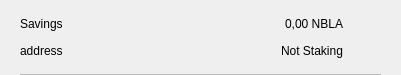
<?xml version="1.0" encoding="UTF-8"?>
<ui version="4.0">
 <class>CSRow</class>
 <widget class="QWidget" name="CSRow">
  <property name="geometry">
   <rect>
    <x>0</x>
    <y>0</y>
    <width>401</width>
    <height>75</height>
   </rect>
  </property>
  <property name="windowTitle">
   <string>Form</string>
  </property>
  <layout class="QVBoxLayout" name="verticalLayout">
   <property name="spacing">
    <number>0</number>
   </property>
   <property name="leftMargin">
    <number>20</number>
   </property>
   <property name="topMargin">
    <number>10</number>
   </property>
   <property name="rightMargin">
    <number>20</number>
   </property>
   <property name="bottomMargin">
    <number>0</number>
   </property>
   <item>
    <widget class="QWidget" name="info" native="true">
     <property name="minimumSize">
      <size>
       <width>0</width>
       <height>0</height>
      </size>
     </property>
     <layout class="QHBoxLayout" name="horizontalLayout_3">
      <property name="leftMargin">
       <number>0</number>
      </property>
      <property name="topMargin">
       <number>0</number>
      </property>
      <property name="rightMargin">
       <number>0</number>
      </property>
      <property name="bottomMargin">
       <number>10</number>
      </property>
      <item>
       <widget class="QWidget" name="container" native="true">
        <property name="minimumSize">
         <size>
          <width>0</width>
          <height>0</height>
         </size>
        </property>
        <layout class="QVBoxLayout" name="verticalLayout_2">
         <property name="spacing">
          <number>0</number>
         </property>
         <property name="leftMargin">
          <number>0</number>
         </property>
         <property name="topMargin">
          <number>0</number>
         </property>
         <property name="rightMargin">
          <number>0</number>
         </property>
         <property name="bottomMargin">
          <number>0</number>
         </property>
         <item>
          <layout class="QHBoxLayout" name="horizontalLayout">
           <item>
            <widget class="QLabel" name="labelName">
             <property name="toolTip">
              <string notr="true"/>
             </property>
             <property name="text">
              <string>Savings</string>
             </property>
            </widget>
           </item>
           <item>
            <spacer name="horizontalSpacer">
             <property name="orientation">
              <enum>Qt::Horizontal</enum>
             </property>
             <property name="sizeHint" stdset="0">
              <size>
               <width>40</width>
               <height>20</height>
              </size>
             </property>
            </spacer>
           </item>
           <item>
            <widget class="QLabel" name="labelAmount">
             <property name="text">
              <string>0,00 NBLA</string>
             </property>
            </widget>
           </item>
          </layout>
         </item>
         <item>
          <layout class="QHBoxLayout" name="horizontalLayout_2">
           <item>
            <widget class="QLabel" name="labelAddress">
             <property name="toolTip">
              <string notr="true"/>
             </property>
             <property name="text">
              <string>address</string>
             </property>
            </widget>
           </item>
           <item>
            <spacer name="horizontalSpacer_2">
             <property name="orientation">
              <enum>Qt::Horizontal</enum>
             </property>
             <property name="sizeHint" stdset="0">
              <size>
               <width>40</width>
               <height>20</height>
              </size>
             </property>
            </spacer>
           </item>
           <item>
            <widget class="QLabel" name="labelStaking">
             <property name="text">
              <string>Not Staking</string>
             </property>
            </widget>
           </item>
          </layout>
         </item>
        </layout>
       </widget>
      </item>
      <item alignment="Qt::AlignHCenter|Qt::AlignVCenter">
       <widget class="QPushButton" name="pushButtonMenu">
        <property name="minimumSize">
         <size>
          <width>24</width>
          <height>24</height>
         </size>
        </property>
        <property name="maximumSize">
         <size>
          <width>32</width>
          <height>32</height>
         </size>
        </property>
        <property name="focusPolicy">
         <enum>Qt::NoFocus</enum>
        </property>
        <property name="styleSheet">
         <string notr="true">border:none; background-color:transparent;</string>
        </property>
        <property name="text">
         <string/>
        </property>
        <property name="icon">
         <iconset>
          <normaloff>://ic-menu-hover</normaloff>://ic-menu-hover</iconset>
        </property>
        <property name="iconSize">
         <size>
          <width>24</width>
          <height>24</height>
         </size>
        </property>
       </widget>
      </item>
     </layout>
    </widget>
   </item>
   <item>
    <widget class="QLabel" name="lblDivisory">
     <property name="minimumSize">
      <size>
       <width>0</width>
       <height>1</height>
      </size>
     </property>
     <property name="maximumSize">
      <size>
       <width>16777215</width>
       <height>1</height>
      </size>
     </property>
     <property name="styleSheet">
      <string notr="true">background-color:#bababa;</string>
     </property>
     <property name="text">
      <string/>
     </property>
     <property name="alignment">
      <set>Qt::AlignBottom|Qt::AlignLeading|Qt::AlignLeft</set>
     </property>
    </widget>
   </item>
  </layout>
 </widget>
 <resources/>
 <connections/>
</ui>
